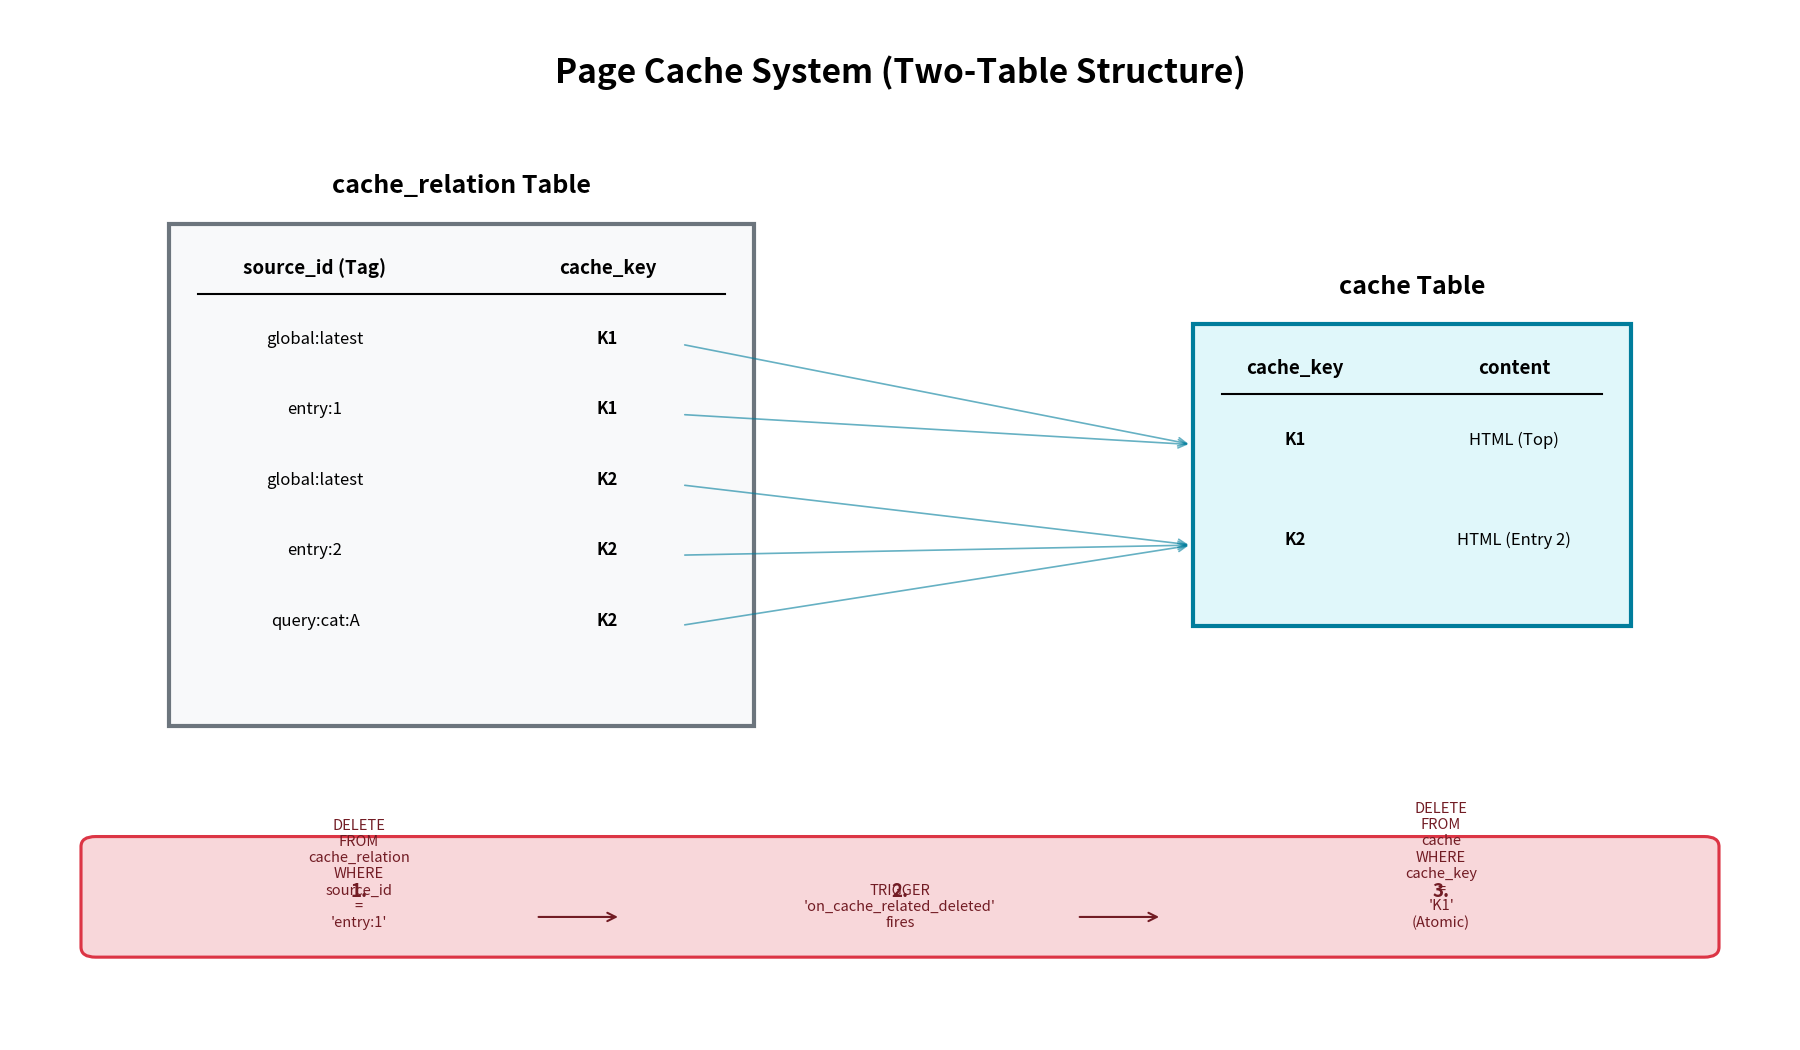

Reproduce this figure in Python.
import matplotlib.pyplot as plt
import matplotlib.patches as patches

# 日本語フォント設定
plt.rcParams['font.family'] = 'Noto Sans JP'

def draw_page_cache_diagram():
    fig, ax = plt.subplots(figsize=(12, 7))
    ax.set_xlim(0, 12)
    ax.set_ylim(0, 10)
    ax.axis('off')

    # --- Title ---
    ax.text(6, 9.5, "Page Cache System (Two-Table Structure)", ha='center', va='center', fontsize=16, fontweight='bold')

    # --- Tables Section ---
    
    # 1. cache_relation Table (Left)
    # This table stores tags (source_id) and maps them to cache_key
    rel_x, rel_y = 1, 3
    rel_w, rel_h = 4, 5
    ax.add_patch(patches.Rectangle((rel_x, rel_y), rel_w, rel_h, lw=2, edgecolor='#6c757d', facecolor='#f8f9fa'))
    ax.text(rel_x + rel_w/2, rel_y + rel_h + 0.3, "cache_relation Table", ha='center', fontweight='bold', fontsize=12)
    
    rel_header = ["source_id (Tag)", "cache_key"]
    ax.text(rel_x + 1.0, rel_y + rel_h - 0.5, rel_header[0], ha='center', fontweight='bold', fontsize=9)
    ax.text(rel_x + 3.0, rel_y + rel_h - 0.5, rel_header[1], ha='center', fontweight='bold', fontsize=9)
    ax.plot([rel_x + 0.2, rel_x + rel_w - 0.2], [rel_y + rel_h - 0.7, rel_y + rel_h - 0.7], color='black', lw=1)

    relations = [
        ("global:latest", "K1"),
        ("entry:1", "K1"),
        ("global:latest", "K2"),
        ("entry:2", "K2"),
        ("query:cat:A", "K2")
    ]
    
    key_positions = {}
    for i, (src, key) in enumerate(relations):
        ry = rel_y + rel_h - 1.2 - i * 0.7
        ax.text(rel_x + 1.0, ry, src, ha='center', fontsize=8)
        ax.text(rel_x + 3.0, ry, key, ha='center', fontsize=8, fontweight='bold')
        if key not in key_positions:
            key_positions[key] = []
        key_positions[key].append(ry)

    # 2. cache Table (Right)
    # This table stores the actual content
    cache_x, cache_y = 8, 4
    cache_w, cache_h = 3, 3
    ax.add_patch(patches.Rectangle((cache_x, cache_y), cache_w, cache_h, lw=2, edgecolor='#007d9c', facecolor='#e0f7fa'))
    ax.text(cache_x + cache_w/2, cache_y + cache_h + 0.3, "cache Table", ha='center', fontweight='bold', fontsize=12)

    cache_header = ["cache_key", "content"]
    ax.text(cache_x + 0.7, cache_y + cache_h - 0.5, cache_header[0], ha='center', fontweight='bold', fontsize=9)
    ax.text(cache_x + 2.2, cache_y + cache_h - 0.5, cache_header[1], ha='center', fontweight='bold', fontsize=9)
    ax.plot([cache_x + 0.2, cache_x + cache_w - 0.2], [cache_y + cache_h - 0.7, cache_y + cache_h - 0.7], color='black', lw=1)

    caches = [
        ("K1", "HTML (Top)"),
        ("K2", "HTML (Entry 2)")
    ]
    
    cache_entry_pos = {}
    for i, (key, content) in enumerate(caches):
        cy = cache_y + cache_h - 1.2 - i * 1.0
        ax.text(cache_x + 0.7, cy, key, ha='center', fontsize=8, fontweight='bold')
        ax.text(cache_x + 2.2, cy, content, ha='center', fontsize=8)
        cache_entry_pos[key] = cy

    # --- Arrows (Relationship) ---
    for key, r_y_list in key_positions.items():
        if key in cache_entry_pos:
            target_y = cache_entry_pos[key]
            for start_y in r_y_list:
                ax.annotate("", xy=(cache_x, target_y), xytext=(rel_x + 3.5, start_y), 
                            arrowprops=dict(arrowstyle="->", color='#007d9c', lw=0.8, alpha=0.6))

    # --- Invalidation Flow (Bottom) ---
    flow_y = 1.2
    ax.add_patch(patches.FancyBboxPatch((0.5, flow_y - 0.4), 11, 1.0, boxstyle="round,pad=0.1", lw=1.5, edgecolor='#dc3545', facecolor='#f8d7da'))
    
    flow_text = [
        "1. DELETE FROM cache_relation WHERE source_id = 'entry:1'",
        "2. TRIGGER 'on_cache_related_deleted' fires",
        "3. DELETE FROM cache WHERE cache_key = 'K1' (Atomic)"
    ]
    
    for i, txt in enumerate(flow_text):
        tx = 2.3 + i * 3.7
        ax.text(tx, flow_y + 0.1, txt.split(' ')[0], ha='center', fontweight='bold', fontsize=9, color='#721c24')
        ax.text(tx, flow_y - 0.2, '\n'.join(txt.split(' ')[1:]), ha='center', fontsize=7, color='#721c24')
        if i < len(flow_text) - 1:
            ax.annotate("", xy=(tx + 1.8, flow_y - 0.1), xytext=(tx + 1.2, flow_y - 0.1), arrowprops=dict(arrowstyle="->", lw=1, color='#721c24'))

    plt.tight_layout()
    plt.savefig("docs/diagrams/page-cache-diagram.png", dpi=150)
    print("Diagram saved to docs/diagrams/page-cache-diagram.png")

if __name__ == "__main__":
    draw_page_cache_diagram()
